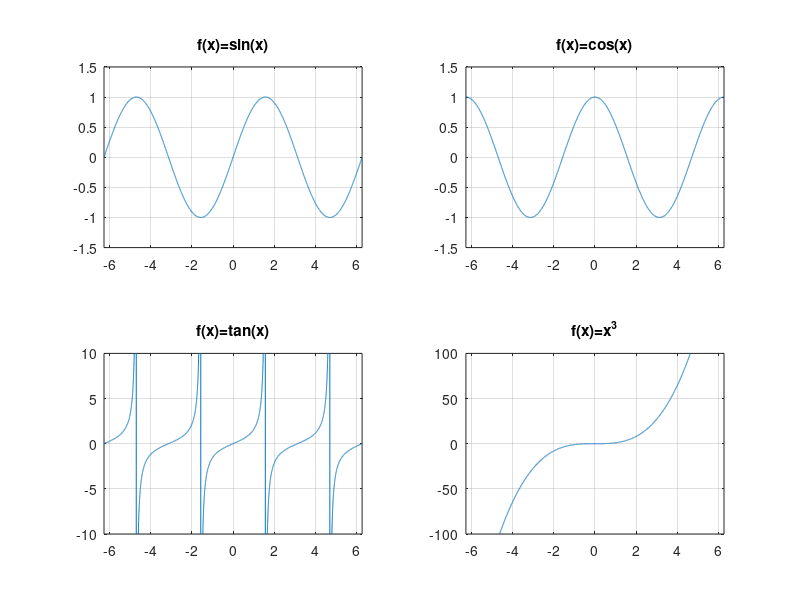

Write the MATLAB code that produced this figure.
%plot();

subplot(2,2,1);

x=linspace(-2*pi,2*pi,10000);
y=sin(x);
plot(x,y);

axis([min(x) max(x) -1.5 1.5]);
title('f(x)=sin(x)');
grid on;

subplot(2,2,2);

y=cos(x);
plot(x,y);

axis([min(x) max(x) -1.5 1.5]);
title('f(x)=cos(x)');
grid on;

subplot(2,2,3);

y=tan(x);
plot(x,y);

axis([min(x) max(x) -10 10]);
title('f(x)=tan(x)');
grid on;


subplot(2,2,4);

y=x.^3;
plot(x,y);

axis([min(x) max(x) -100 100]);
title('f(x)=x^3');
grid on;



